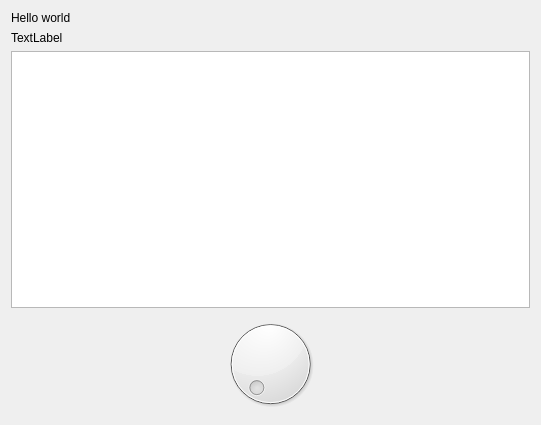
<?xml version="1.0" encoding="UTF-8"?>
<ui version="4.0">
 <class>MainWindow</class>
 <widget class="QMainWindow" name="MainWindow">
  <property name="geometry">
   <rect>
    <x>0</x>
    <y>0</y>
    <width>541</width>
    <height>425</height>
   </rect>
  </property>
  <property name="windowTitle">
   <string>MainWindow</string>
  </property>
  <widget class="QWidget" name="centralWidget">
   <layout class="QVBoxLayout" name="verticalLayout">
    <item>
     <widget class="QLabel" name="label">
      <property name="text">
       <string>Hello world</string>
      </property>
     </widget>
    </item>
    <item>
     <widget class="QLabel" name="sensorLabel">
      <property name="text">
       <string>TextLabel</string>
      </property>
     </widget>
    </item>
    <item>
     <widget class="QTextBrowser" name="textBrowser"/>
    </item>
    <item>
     <layout class="QVBoxLayout" name="verticalLayout_2">
      <item>
       <widget class="QDial" name="dial"/>
      </item>
     </layout>
    </item>
   </layout>
  </widget>
 </widget>
 <layoutdefault spacing="6" margin="11"/>
 <resources/>
 <connections/>
</ui>
